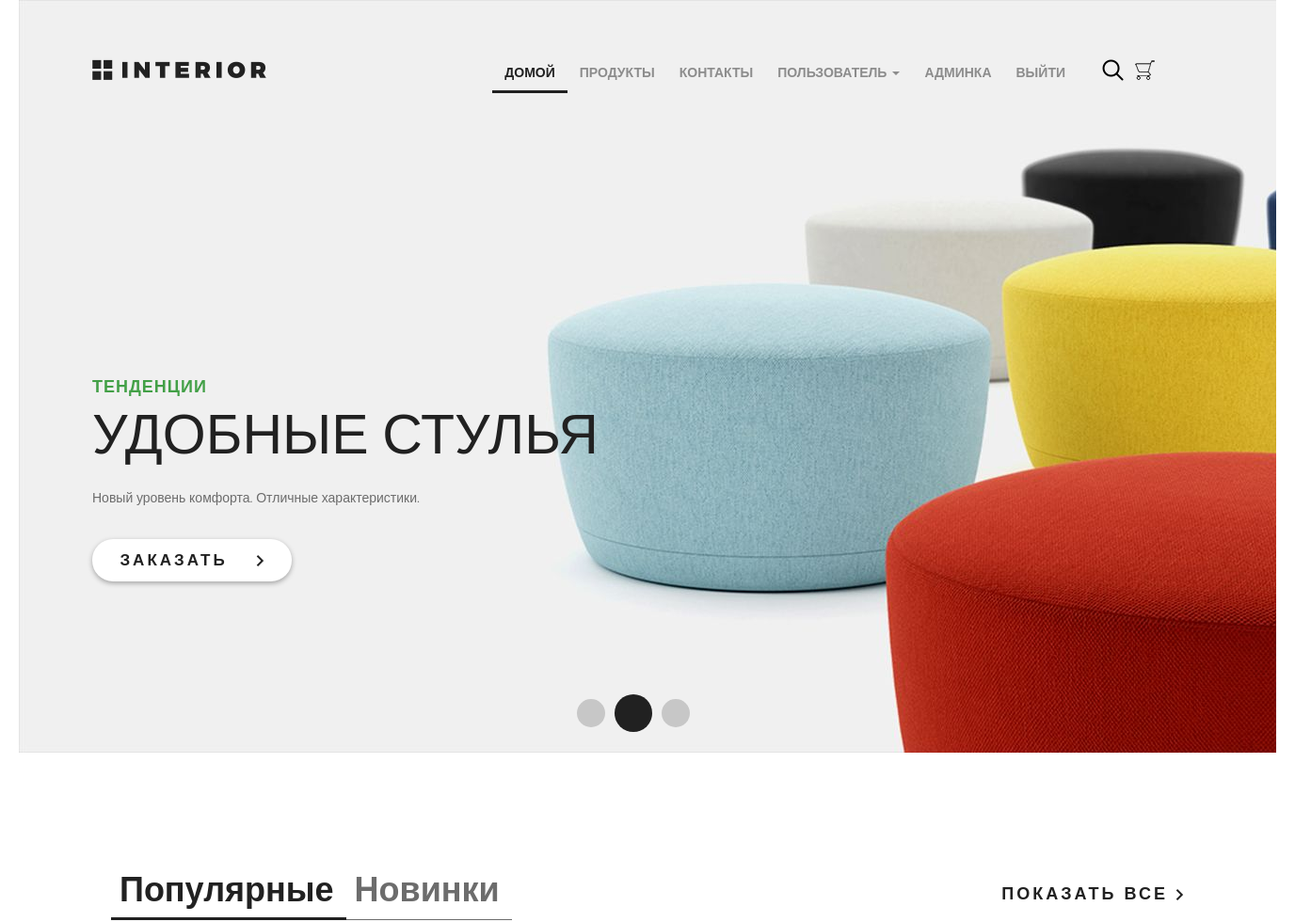
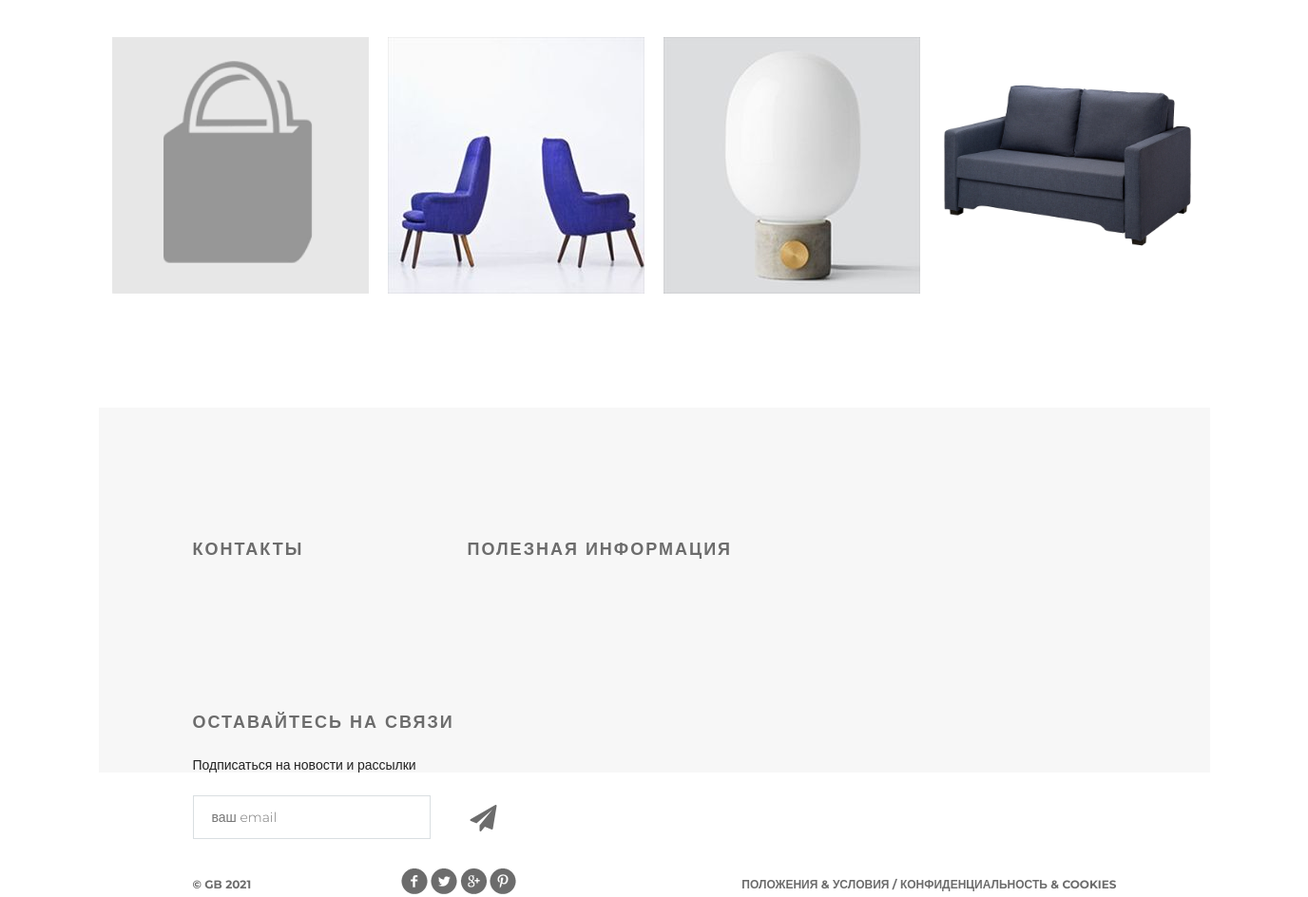
The app's page / (signed in) with its own data (2 pictures, top to bottom).
### mainapp/models.py (models this page shows, shortened)
class Product(models.Model):
    category = models.ForeignKey(ProductCategory, on_delete=models.CASCADE)
    name = models.CharField(verbose_name='имя продукта', max_length=128)
    image = models.ImageField(upload_to='products_images', blank=True)
    short_desc = models.CharField(verbose_name='краткое описание продукта', max_length=64, blank=True)
    description = models.TextField(verbose_name='описание продукта')
    price = models.DecimalField(verbose_name='цена продукта', max_digits=8, decimal_places=2, default=0)
    quantity = models.PositiveIntegerField(verbose_name='кличество на складе', default=0)
    is_active = models.BooleanField(default=True)
    class Meta:
        verbose_name = 'продукт'
        verbose_name_plural = 'продукты'
        ordering = ('-id',)

### mainapp/views.py (the view)
# urls.py: path('', mainapp.main, name='index'),
def main(request):
    context = {
        'title': 'Главная',
        'products': Product.objects.all()[:4],
    }
    return render(request, 'mainapp/index.html', context=context)

### adminapp/templatetags/my_tags.py (called while the page is built)
@register.filter(name='media_folder_products')
def media_folder_products(string):
    if not string:
        string = 'products_images/default.jpg'
    return f'{settings.MEDIA_URL}{string}'

### mainapp/context_processors.py (called while the page is built)
def basket(request):
    basket_list = []
    if request.user.is_authenticated:
        basket_list = Basket.objects.filter(user=request.user)
    return {
        'basket': basket_list
    }

### mainapp/templates/mainapp/index.html (shortened to what this page needs)
{% extends 'mainapp/base.html' %}
{% load static%}
{% load my_tags %}
{% block menu %}
	<div class="slider">
		<div class="header clearfix">
            {% include 'mainapp/includes/inc_main_menu.html' %}
		</div>
		<div class="text-slider">
			<h3 class="green">тенденции</h3>
			<h3 class="big"> удобные стулья</h3>
			<p>Новый уровень комфорта. Отличные характеристики.</p>
			<a href="#" class="button-order">заказать <img src={% static 'img/arrow.png' %}></a>
		</div>
		<div class="navi">
			<a href="#"></a><a href="#"></a><a href="#"></a>
		</div>
	</div>
{% endblock %}
{% block content %}
	<div class="featured">
		<div class="featured-menu">
				<a class="active" href="#">Популярные</a><a href="#">Новинки</a>
		</div>
		<a class="explore" href="#">показать все <img src= {% static 'img/arrow.png' %}></a>
		<div class="clearfix">
		</div>
		<div class="tab-content">
            {% for product in products %}
			<div class="block">
				<a href="{% url 'products:product' product.pk %}">
                    <img class = 'tab-img' src='{{ product.image|media_folder_products }}' alt='{{ product.name }}'>
				</a>
			</div>
            {% endfor %}
		</div>
	</div>
{% endblock %}

### static/css/style.css (style rules this page uses)
* { margin: 0; padding: 0; }
body { font-family: 'Montserrat', sans-serif; }
html, body { height: 100%; }
.slider { height: 800px; background-image: url(/static/img/slider.jpg); padding-left: 78px; padding-right: 211px; position: relative; }
.clearfix:after { content: ""; display: block; clear: both; }
.text-slider { margin-top: 288px; position: absolute; }
.text-slider p { color: #6c6c6c; font-size: 14px; text-align: left; width: 458px; line-height: 24px; }
.button-order { background-color: #ffffff; box-shadow: 0px 2px 4.85px 0.15px rgba(33, 33, 33, 0.35); width: 212px; height: 45px; display: block; text-transform: uppercase; text-align: center; border-radius: 22px; text-decoration: none; color: #212121; font-size: 17px; font-weight: 700; line-height: 45px; margin-top: 32px; letter-spacing: 3px; }
.button-order img { padding-left: 22px; }
.green { text-transform: uppercase; color: #43a047; font-size: 18px; font-weight: 700; text-align: left; margin-bottom: 22px; line-height: 13px; letter-spacing: 1px; }
.big { color: #212121; font-size: 59px; line-height: 43px; text-transform: uppercase; font-weight: 100; margin-bottom: 34px; }
.navi { position: absolute; bottom: 22px; right: 618px; display: flex; width: 130px; height: 40px; justify-content: space-between; align-items: center; }
.navi a { display: block; width: 30px; height: 30px; border-radius: 50%; background-color: rgba(33, 33, 33, 0.2); float: left; margin: 0px 5px; }
.navi a:nth-child(2) { display: block; width: 40px; height: 40px; border-radius: 50%; background-color: #212121; float: left; margin: 0px; }
.featured { padding-left: 98px; padding-right: 98px; }
.featured-menu { margin-top: 120px; width: 300px; height: 49px; float: left; }
.featured-menu a { color: #6c6c6c; font-size: 36px; font-weight: 700; text-align: left; text-decoration: none; border-bottom: 1px solid #6c6c6c; padding-bottom: 10px; padding-right: 13px; padding-left: 9px; }
.featured-menu .active { font-size: 36px; font-weight: 700; text-align: left; color: #212121; border-bottom: 3px solid #212121; padding-bottom: 8px; }
.explore { text-transform: uppercase; color: #212121; font-size: 18px; font-weight: 700; line-height: 24px; text-align: center; float: right; margin-top: 138px; letter-spacing: 3px; text-decoration: none; }
.tab-content { margin-top: 50px; display: flex; justify-content: space-between; margin-bottom: 120px; }
.tab-content .block { height: 270px; width: 270px; position: relative; }
.tab-img { height: 100%; }

### records on screen
Product: shows a picture
Product: image|media_folder_products (picture)
Product: image|media_folder_products (picture)
Product: image|media_folder_products (picture)

### other values on screen
{{ user.name|default:'Пользователь' }} "ПОЛЬЗОВАТЕЛЬ"
